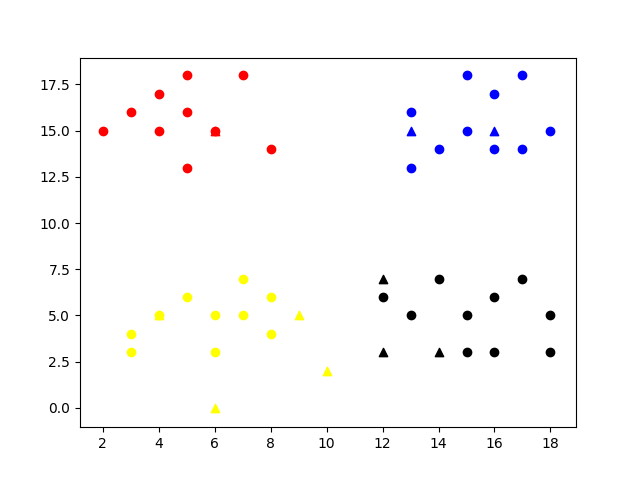

This chart was generated by the following Python code:
import numpy as np
import matplotlib as mpl
mpl.use('Agg')
import matplotlib.pyplot as plt
from collections import Counter


# load mini training data and labels
mini_train = np.load('knn_minitrain.npy')
mini_train_label = np.load('knn_minitrain_label.npy')

# randomly generate test data
mini_test = np.random.randint(20, size=20)
mini_test = mini_test.reshape(10,2)


# Define knn classifier
def kNNClassify(newInput, dataSet, labels, k):
    Inf=999
    result=[]
    ########################
    # Input your code here #
    ########################
    for i in mini_test:
        L2=[]
        for j in mini_train:
            L2_dist=np.sqrt((i[0]-j[0])**2+(i[1]-j[1])**2)
            L2.append(L2_dist)
        Min_list=[]
        for a in range(k):
            Min_list.append(L2.index(min(L2)))
            L2[L2.index(min(L2))]=Inf
        classifier=[]
        for b in Min_list:
            classifier.append(mini_train_label[b])
        #print(classifier)
        result.append(Counter(classifier).most_common(1)[0][0])  
    ####################
    # End of your code #
    ####################
    return result

outputlabels=kNNClassify(mini_test,mini_train,mini_train_label,6)

print ('random test points are:', mini_test)
print ('knn classfied labels for test:', outputlabels)
# plot train data and classfied test data
train_x = mini_train[:,0]
train_y = mini_train[:,1]
fig = plt.figure()
plt.scatter(train_x[np.where(mini_train_label==0)], train_y[np.where(mini_train_label==0)], color='red')
plt.scatter(train_x[np.where(mini_train_label==1)], train_y[np.where(mini_train_label==1)], color='blue')
plt.scatter(train_x[np.where(mini_train_label==2)], train_y[np.where(mini_train_label==2)], color='yellow')
plt.scatter(train_x[np.where(mini_train_label==3)], train_y[np.where(mini_train_label==3)], color='black')

test_x = mini_test[:,0]
test_y = mini_test[:,1]
outputlabels = np.array(outputlabels)
plt.scatter(test_x[np.where(outputlabels==0)], test_y[np.where(outputlabels==0)], marker='^', color='red')
plt.scatter(test_x[np.where(outputlabels==1)], test_y[np.where(outputlabels==1)], marker='^', color='blue')
plt.scatter(test_x[np.where(outputlabels==2)], test_y[np.where(outputlabels==2)], marker='^', color='yellow')
plt.scatter(test_x[np.where(outputlabels==3)], test_y[np.where(outputlabels==3)], marker='^', color='black')

#save diagram as png file
plt.savefig("miniknn.png")
